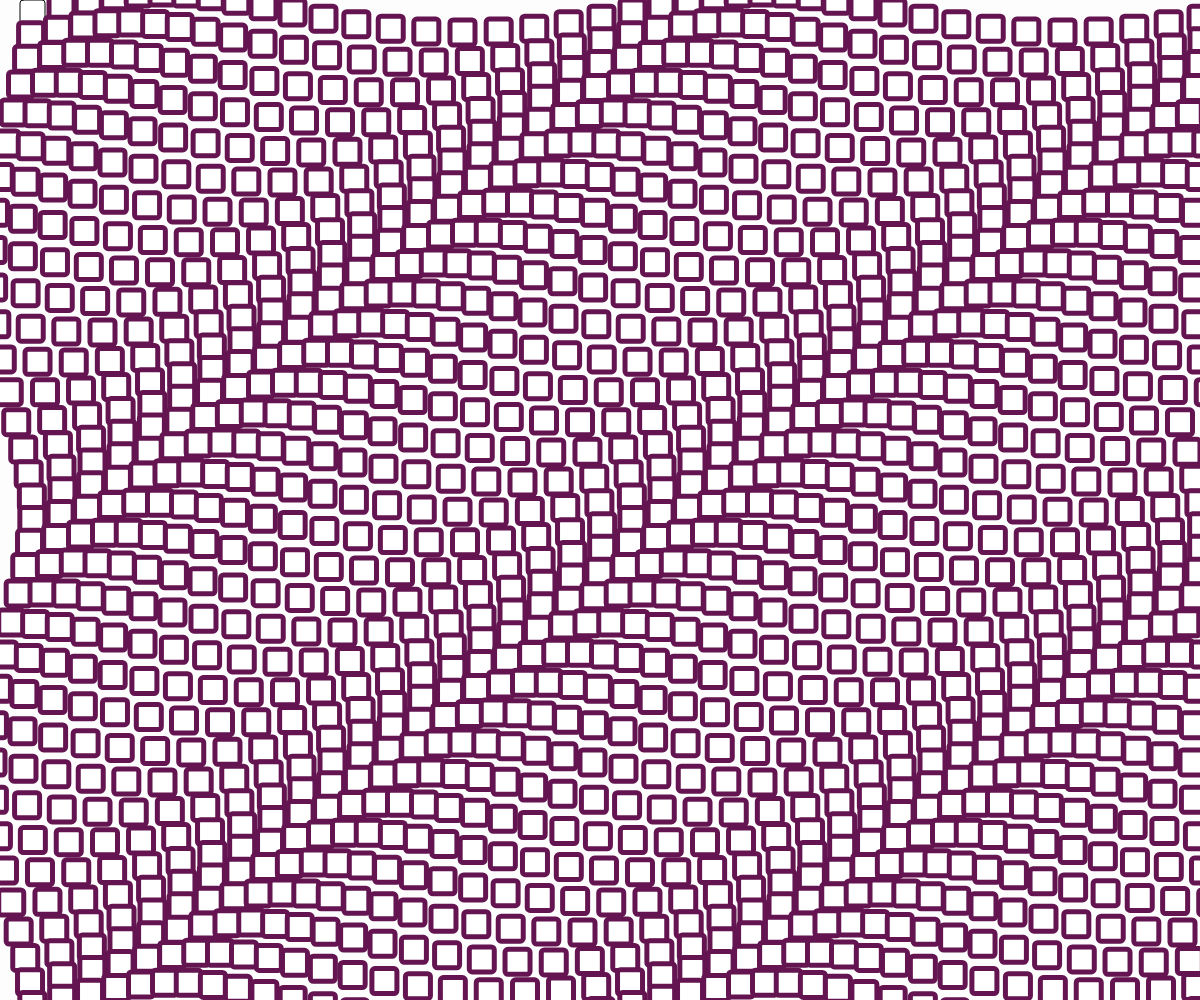
Frame 1 (no input)
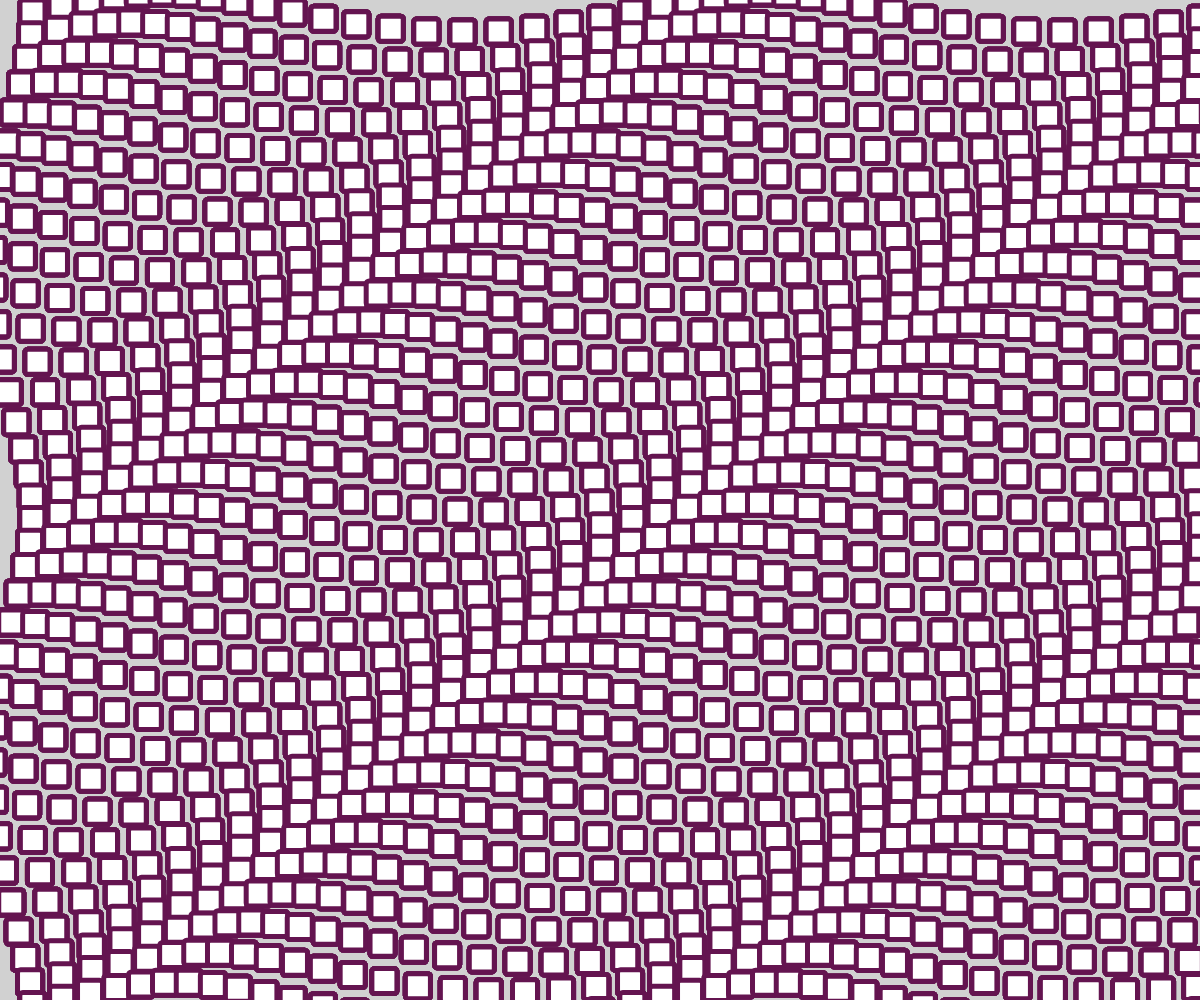
Frame 60 (no input)
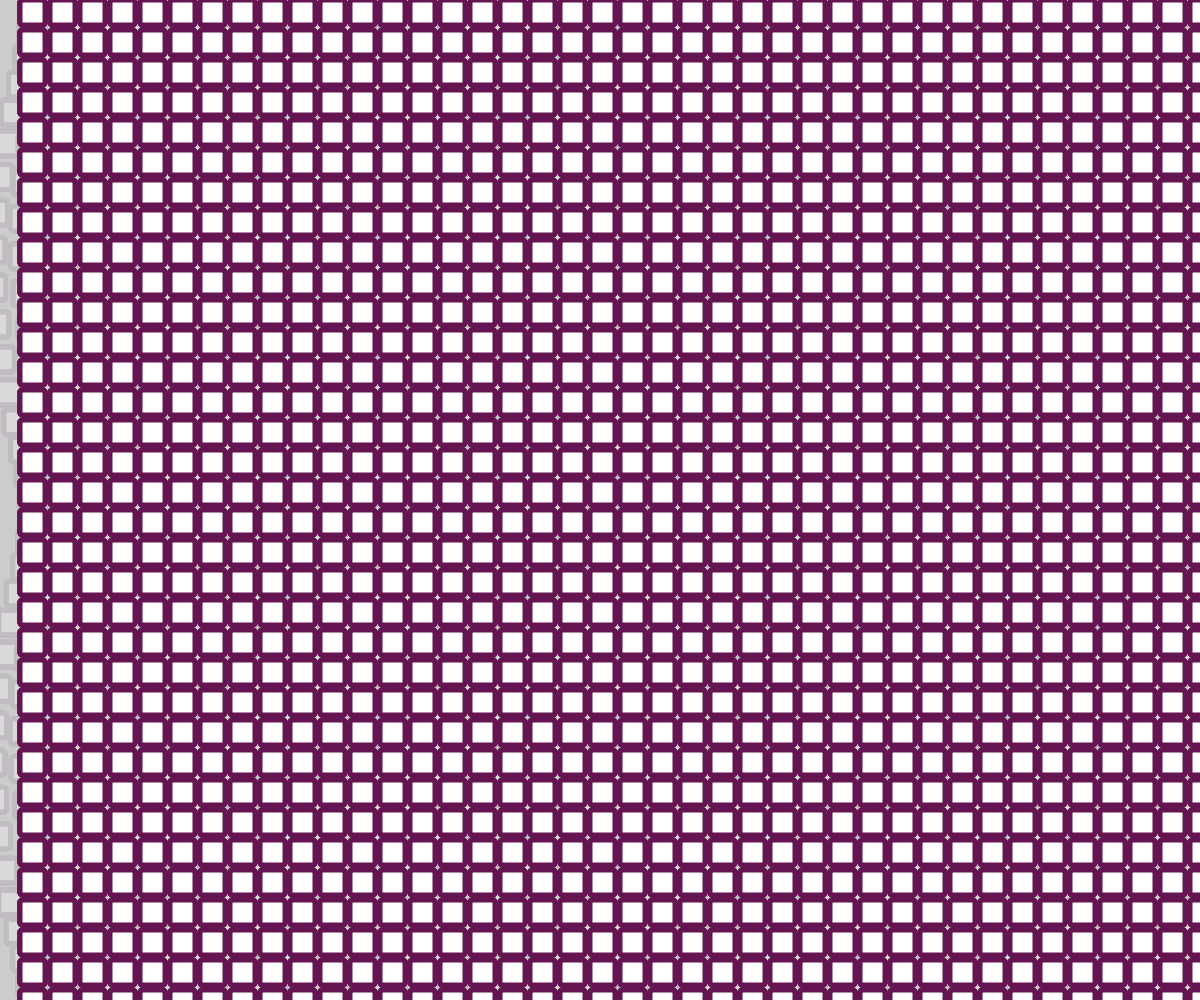
Frame 120 (the mouse pressed at the canvas centre since frame 60)

The p5.js sketch that drew these frames (run headless with seeded random() and noise() and a simulated clock; from frame 60 on, the mouse is pressed at the canvas centre):

// p5.js sketch
// ── sketch.js

let t = 0; // declaring the time variable which is t
           // t is takes in the value of 0


function setup() { // runs once, at the start 
  createCanvas(innerWidth, innerHeight); // create a canvas

  
  frameRate(60) // canvas runs at 60 frames per second



}

function draw() { //repeatedly draws reference after setup
  background(200, 10); //makes the background translucent
                      //makes trail effect

  // creates a grid for the squares 
  for (let x = 0; x <= width; x = x + 30) {
    // declaring x as 0 
    // the value of x always has to be:
    // - less than width
    // - or equal to width
    // value of 30 is constantly added to x
    
    for (let y = 0; y <= height; y = y + 30) {
    // declaring y as 0 
    // the value of y always has to be:
    // - less than width
    // - or equal to width
    // value of 30 is constantly added to y 
      
      const xAngle = map(mouseX, 0, width, -4 * PI, 4 * PI, true);
//the xAngle become a consant
// alters the starting point of x position 
// the x position depend on position of mouse
// the x position of mouse has a range of 0 and canvas width
// moving mouse on x axis will change squares target position
// target position moves square along range of: -4PI and 4PI
      
      const yAngle = map(mouseY, 0, height, -4 * PI, 4 * PI, true);
//the yAngle become a consant
// alters the starting point of y position 
// the y position depend on position of mouse
// the y position of mouse has a range of 0 and canvas height
// moving mouse on y axis will change squares target position
// target position moves square along range of: -4PI and 4PI
      
      const angle = xAngle * (x / width) + yAngle * (y / height);
// angle of x and y is combined to work together
// it is under the constant angle
// values that were previously created in const yAngle change
// the x and y value is divided by width (x) and height (y)

//all particles move in a circular motion
      const myX = x + 20 * cos(2 * PI * t + angle);
      const myY = y + 20 * sin(2 * PI * t + angle);
// The particles movement on x axis follow cos function
// The particles movement on y axis follow sin function

      square(myX, myY, 25,3); // draws particle as square 
                            // size of square is 25
                            //4th value rounds squares by 3
      stroke(100,20,80) //outline of sqaure is added
                        //outline of square is purple
                        //outline uses rgb values
                        //red = 100
                        //green = 80
      strokeWeight(5) // thickness of outline is 5
      
    }
    
  }

  t = t + mouseX;
  // updates time
  // mouseX updates time when mouse is over canvas
  // thus the art is interactive when user wants it to be
}
